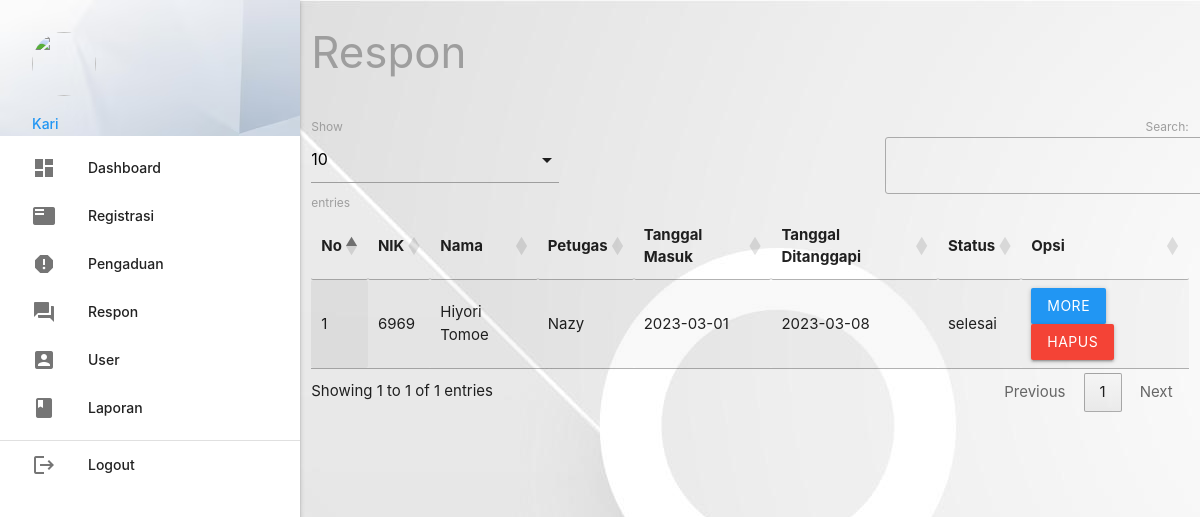
The page /admin/index.php?p=respon (signed in) on the database its author committed.
### tables this page shows
CREATE TABLE `pengaduan` (
  `id_pengaduan` int(5) NOT NULL,
  `tgl_pengaduan` varchar(20) NOT NULL,
  `nik` varchar(16) NOT NULL,
  `isi_laporan` text NOT NULL,
  `foto` varchar(255) NOT NULL,
  `status` enum('proses','selesai') NOT NULL
);

CREATE TABLE `masyarakat` (
  `nik` varchar(16) NOT NULL,
  `nama` varchar(35) NOT NULL,
  `username` varchar(25) NOT NULL,
  `password` varchar(255) NOT NULL,
  `telp` varchar(13) NOT NULL
);

CREATE TABLE `petugas` (
  `id_petugas` int(5) NOT NULL,
  `nama_petugas` varchar(30) NOT NULL,
  `username` varchar(30) NOT NULL,
  `password` varchar(255) NOT NULL,
  `telp_petugas` varchar(13) NOT NULL,
  `level` enum('admin','petugas') NOT NULL
);

CREATE TABLE `tanggapan` (
  `id_tanggapan` int(5) NOT NULL,
  `id_pengaduan` int(5) NOT NULL,
  `tgl_tanggapan` varchar(20) NOT NULL,
  `tanggapan` text NOT NULL,
  `id_petugas` int(5) NOT NULL
);

### admin/respon.php (the view, shortened to what this page needs)
       <div class="row">
         <div class="col s12 m9">
           <h3 class="grey-text">Respon</h3>
         </div>
       </div>
       <table id="example" class="display responsive-table" style="width:100%">
         <thead>
             <tr>
			<th>No</th>
			<th>NIK</th>
			<th>Nama</th>
			<th>Petugas</th>
			<th>Tanggal Masuk</th>
			<th>Tanggal Ditanggapi</th>
			<th>Status</th>
			<th>Opsi</th>
             </tr>
         </thead>
         <tbody>
<?php
	$no=1;
	$query = mysqli_query($koneksi,"SELECT * FROM pengaduan INNER JOIN masyarakat ON pengaduan.nik=masyarakat.nik INNER JOIN tanggapan ON pengaduan.id_pengaduan=tanggapan.id_pengaduan INNER JOIN petugas ON tanggapan.id_petugas=petugas.id_petugas ORDER BY tanggapan.id_pengaduan DESC");
	while ($r=mysqli_fetch_assoc($query)) { ?>
	<tr>
		<td><?php echo $no++; ?></td>
		<td><?php echo $r['nik']; ?></td>
		<td><?php echo $r['nama']; ?></td>
		<td><?php echo $r['nama_petugas']; ?></td>
		<td><?php echo $r['tgl_pengaduan']; ?></td>
		<td><?php echo $r['tgl_tanggapan']; ?></td>
		<td><?php echo $r['status']; ?></td>
		<td><a class="btn blue modal-trigger" href="#more?id_tanggapan=<?php echo $r['id_tanggapan'] ?>">More</a> <a class="btn red" onclick="return confirm('Anda Yakin Ingin Menghapus Y/N')" href="index.php?p=tanggapan_hapus&id_tanggapan=<?php echo $r['id_tanggapan'] ?>">Hapus</a></td>
	</tr>
           <?php  }
            ?>
         </tbody>
       </table>

### rows shown on the page
pengaduan: masyarakat.nik "6969", masyarakat.nama "Hiyori Tomoe", petugas.nama_petugas "Nazy", tgl_pengaduan "2023-03-01", tanggapan.tgl_tanggapan "2023-03-08", status "selesai"

### other values the page prints
$_SESSION['data']['nama_petugas'] "Kari"
